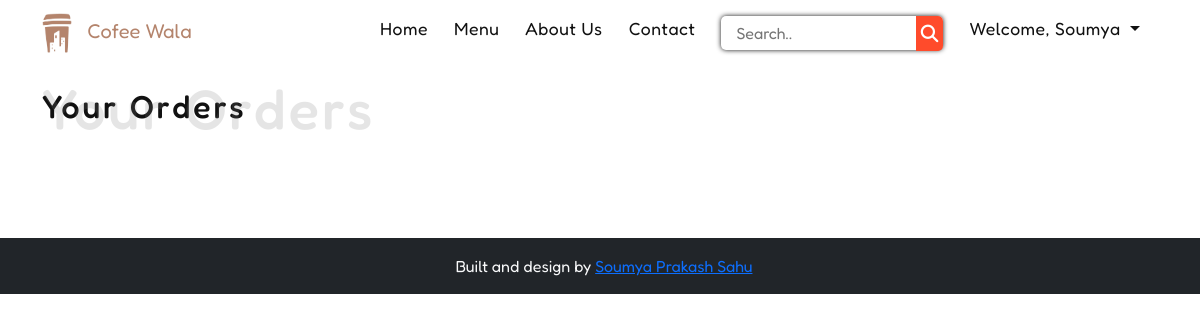
/food/orders/ (signed in), run on an earlier commit of the app's database.
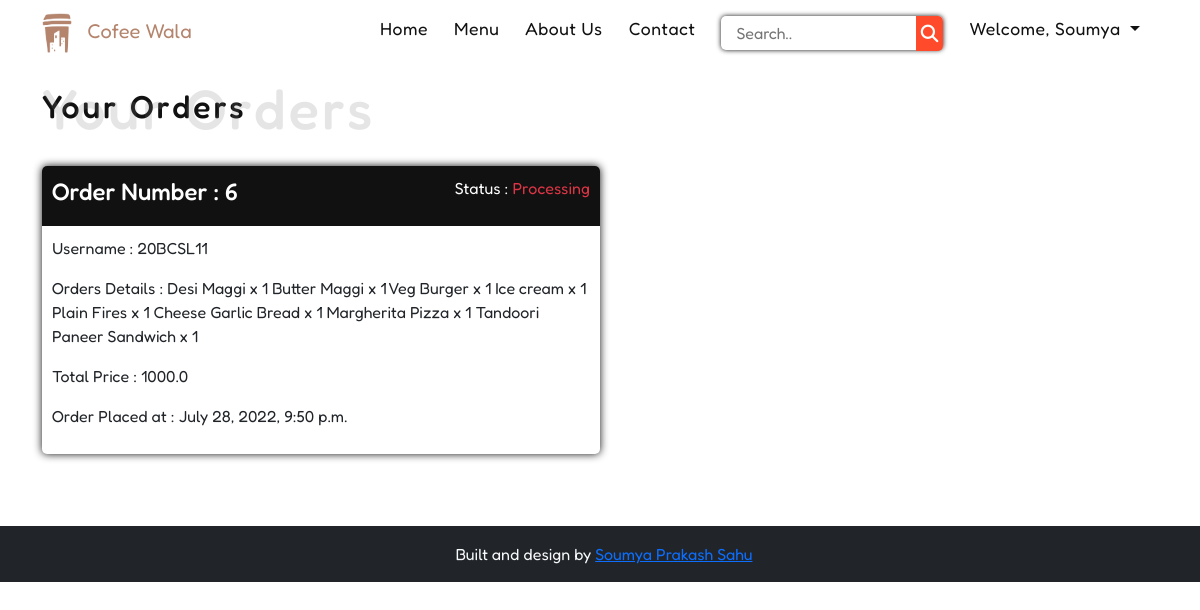
And on a later commit of the database.
### FoodApp/models.py (models this page shows, shortened)
class Orders(models.Model):
    user = models.ForeignKey(User, on_delete=models.DO_NOTHING)
    order_details = models.CharField(max_length=500)
    total_price = models.FloatField()
    is_ready = models.BooleanField(default=False)
    is_delivered = models.BooleanField(default=False)
    created_at = models.DateTimeField(auto_now_add=True)
    updated_at = models.DateTimeField(auto_now=True)

### FoodApp/views.py (the view)
# urls.py: path('orders/', views.OrdersDetails, name="orders"),
def OrdersDetails(request):
    orderDetails = Orders.objects.filter(user=request.user).order_by('-id')
    context = {
        'details': orderDetails
    }
    return render(request, 'food/order.html', context)

### templates/food/order.html (shortened to what this page needs)
{% extends "base/base.html" %}
{% load static %}
{% block content %}
<div id="food-details-page">
    <section class="details-wrapper container">
        <h2 class="head-design mb-4">Your Orders <span>Your Orders</span></h2>
        {% for detail in details %}
        <div class="order-card">
            <div class="order-header">
                <h4>
                    Order Number : {{detail.id}}
                </h4>
                <p>Status :
                    {% if detail.is_ready and detail.is_delivered %}
                    <span class="text-success">Delivered</span>
                    {% elif detail.is_ready %}
                    <span class="text-warning">Ready</span>
                    {% else %}
                    <span class="text-danger">Processing</span>
                    {% endif %}
                </p>
            </div>
            <div class="order-body">
                <p> Username : {{detail.user}}</p>
                <p> Orders Details : {{detail.order_details}}</p>
                <p> Total Price : {{detail.total_price}}</p>
                <p> Order Placed at : {{detail.created_at}}</p>
            </div>
        </div>
        {% endfor %}
    </section>
</div>
{% endblock content %}

### templates/base/base.html (shortened to what this page needs)
{% load static %}
<!DOCTYPE html>
<html lang="en">
<head>
    <link rel="stylesheet" href=" {% static 'style/style.css' %} ">
    <link href="https://cdn.jsdelivr.net/npm/bootstrap@5.1.3/dist/css/bootstrap.min.css" rel="stylesheet"
>
</head>
<body>
    <header class="header_wrapper">
        <nav class="navbar navbar-expand-lg fixed-top">
            <div class="container">
                <a class="navbar-brand" href="{% url 'index' %}"><img src=" {% static 'assets/coffee_wala.png' %} "
                        alt=""> &nbsp; Cofee Wala</a>
                <div class="collapse navbar-collapse" id="navbarSupportedContent">
                    <ul class="navbar-nav ms-auto">
                        <li class="nav-item">
                            <a class="nav-link" href="{% url 'index' %}">Home</a>
                        </li>
                        <li class="nav-item">
                            <a class="nav-link" href="{% url 'menu' %}">Menu</a>
                        </li>
                        <li class="nav-item">
                            <a class="nav-link" href="{% url 'about' %}">About Us</a>
                        </li>
                        <li class="nav-item">
                            <a class="nav-link" href="{% url 'contact' %}">Contact</a>
                        </li>
                        <li class="nav-item search-box">
                            <form action="" method="get" class="nav-link" autocomplete="off">
                                <input type="text" class="search-input" placeholder="Search.." name="query">
                                <a class="search-btn" href="{% url 'search' %}"><i
                                        class="fa-solid fa-magnifying-glass"></i></a>
                            </form>
                        </li>
                        {% if user.is_authenticated %}
                        <li class="nav-item dropdown">
                            <a class="nav-link dropdown-toggle" href="#" id="navbarDropdown" role="button"
                                data-bs-toggle="dropdown" aria-expanded="false">
                                Welcome, {{user.first_name}}
                            </a>
                        </li>
                        {% else %}
                        <li class="nav-btn">
                            <a class="btn login-btn" href="{% url 'login' %}">Login</a>
                        </li>
                        {% endif %}
                    </ul>
                </div>
            </div>
        </nav>
    </header>
    {% block content %}
    {% endblock content %}
    <footer class="bg-dark text-center text-light py-3">
        <div> &nbsp; Built and design by <a href="#">Soumya Prakash Sahu</a> </div>
    </footer>
</body>
</html>

### static/style/style.css (style rules this page uses)
* { padding: 0; margin: 0; box-sizing: border-box; font-family: 'Fredoka', sans-serif; }
html { scroll-behavior: smooth; scroll-behavior: auto; }
.head-design { color: #111; display: flex; justify-content: center; flex-direction: column; letter-spacing: 3px; }
.head-design span { color: grey; opacity: 0.2; font-size: 3.5rem; margin-top: -3.2rem; }
.header_wrapper .navbar-brand { color: #B4846C; }
.header_wrapper .navbar-brand img { width: 30px; }
.header_wrapper .nav-item { margin-right: 10px; }
.header_wrapper .nav-item a { position: relative; color: #111; font-size: 1.1rem; letter-spacing: 0.5px; }
.search-box { position: relative; display: flex; flex-direction: column; }
.header_wrapper .search-box .search-input { position: relative; padding: 5px 15px; border-radius: 5px; border: none; box-shadow: 0px 0px 5px 0px #111; }
.header_wrapper .search-box .search-btn { position: absolute; right: 0; background-color: #FF4B2B; color: #fff; border-radius: 0 5px 5px 0; padding: 4.5px; margin: 0 8px; }
.details-wrapper { padding: 6% 0; }
.order-card { width: 50%; box-shadow: 0px 0px 8px 0px #111; margin-top: 15px; border-radius: 5px; }
.order-header { background-color: #111; display: flex; justify-content: space-between; align-items: center; padding: 10px; color: #fff; border-radius: 5px 5px 0 0; }
.order-body { padding: 10px; }

What changed in the data, as far as the page shows it:
added Orders: id "6", is_ready "Processing", user "20BCSL11", order_details "Desi Maggi x 1 Butter Maggi x 1 Veg Burger x 1 Ice cream x 1 Plain Fires x 1 Cheese Garlic Bread x 1 Margherita Pizza x 1 Tandoori Paneer Sandwich x 1", total_price "1000.0", created_at "July 28, 2022, 9:50 p.m."
